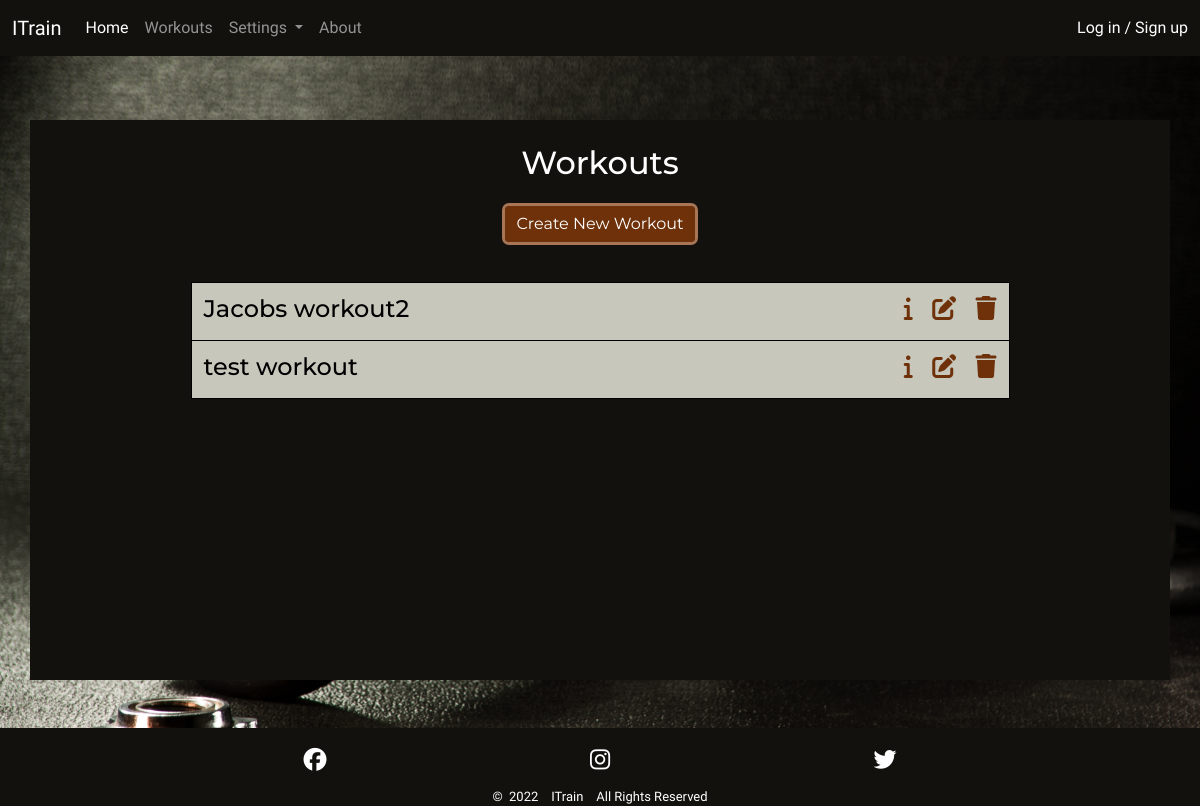
The page /workouts/ on the database as committed earlier.
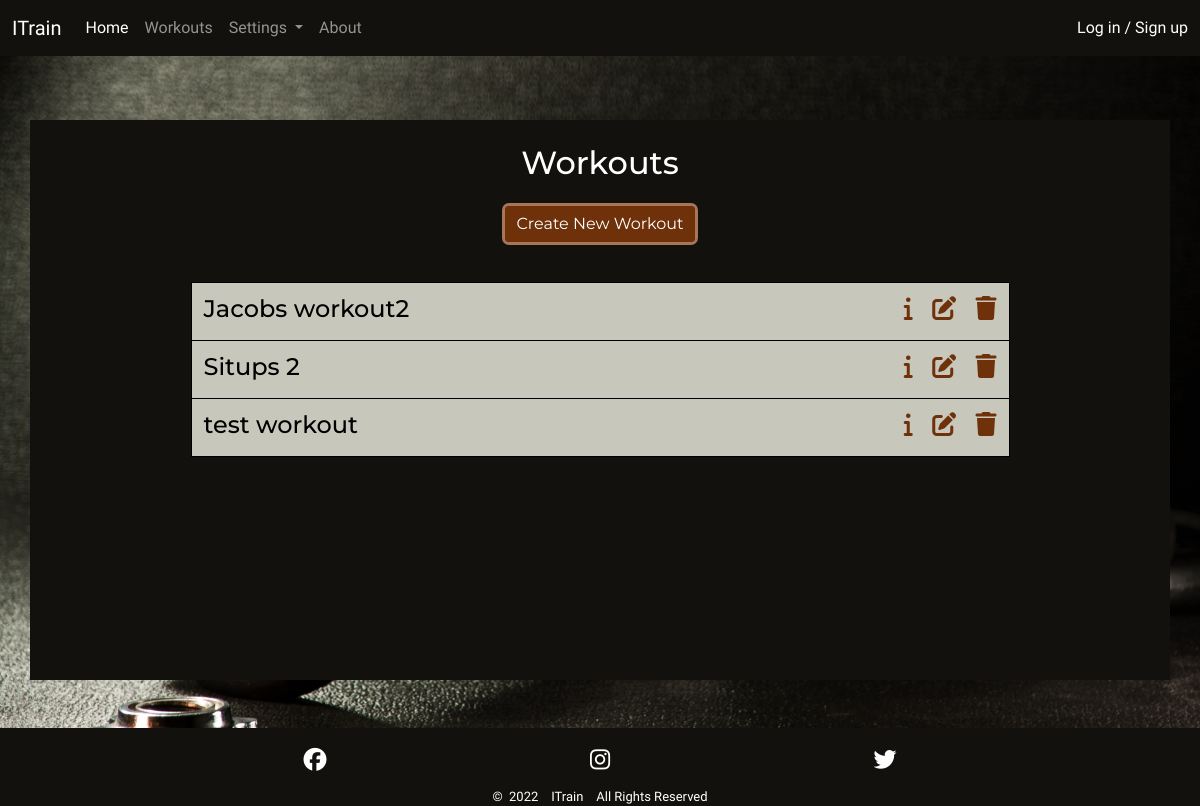
The same page on the database as committed later.
### main/models.py (models this page shows, shortened)
class Workout(models.Model):
    name = models.CharField(max_length=30, unique=True, null=False,
                            blank=False,
                            error_messages={'unique':
                                            'The Workout name is not unique'})
    description = models.TextField(max_length=200, blank=True)
    class Meta:
        ordering = ['name']

### main/views.py (the view)
# urls.py: path('workouts/', WorkoutList.as_view(), name='workouts'),
class WorkoutList(generic.ListView):
    model = Workout
    template_name = 'main/workouts.html'
    paginate_by = 50

### main/templates/main/workouts.html (shortened to what this page needs)
{% extends 'base.html' %}
{% load static %}
{% block content %}
<div class="jumbotron container p1 p-sm-2 mt-md-3">
  <div class="jumbotron-head justify-content-center text-center mt-3">
    <h2 class="mb-4">Workouts</h2>
    <a href="{% url 'create_workout'%}">
      <button type="button" class="btn btn-primary">Create New Workout</button>
    </a>
  </div>
  <div class="container-md content-list-container p-sm-4 mt-3 gy-4 dark-clr">
    <div class="row session-workout content-list row-cols-1">
      {% for workout in workout_list %}
      <div class="col-6 grid-col2">
        <h4>{{ workout.name }}</h4>
      </div>
      <div class="col-6 grid-col2">
        <h4 class="end">
          {% if workout.description != '' %}
          <a class="med-dark-clr" data-bs-toggle="collapse" href="#collapseWorkout{{ workout.id }}"
            aria-expanded="false" aria-controls="collapseWorkout{{ workout.id }}"><i
              class="fa-solid fa-info"></i></a>&nbsp;&nbsp;
          {% endif %}
          <a class="med-dark-clr" href="{% url 'edit_workout' workout.id %}"><i
              class="fa-solid fa-edit"></i></a>&nbsp;&nbsp;
          <a class="med-dark-clr" href="#delete-workout-{{ workout.id }}" data-bs-toggle="modal">
            <i class="fa-solid fa-trash"></i>
          </a>
        </h4>
      </div>
      {% empty %}
      <div class="col grid-col2 pt-3">
        <h4>You have no workouts to show</h4>
      </div>
      {% endfor %}
    </div>
  </div>
</div>
{% endblock %}

### templates/base.html (shortened to what this page needs)
{% load static %}
<!DOCTYPE html>
<html lang="en">
<head>
    <link href="https://cdn.jsdelivr.net/npm/bootstrap@5.1.3/dist/css/bootstrap.min.css" rel="stylesheet"
>
    <link rel="stylesheet" href="{% static 'css/style.css' %}">
</head>
<body class="flex">
    <header class="flex primary-header">
        <nav class="navbar navbar-expand-lg navbar-dark">
            <div class="container-fluid">
                <a class="navbar-brand" href="{% url 'home' %}">ITrain</a>
                <div class="collapse navbar-collapse" id="navbarToggler">
                    <ul class="navbar-nav me-auto mb-2 mb-lg-0">
                        <li class="nav-item">
                            <a class="nav-link active" aria-current="page" href="{% url 'home' %}">Home</a>
                        </li>
                        <li class="nav-item">
                            <a class="nav-link" href="{% url 'workouts' %}">Workouts</a>
                        </li>
                        <li class="nav-item dropdown">
                            <a class="nav-link dropdown-toggle" href="#" id="navbarScrollingDropdown" role="button"
                                data-bs-toggle="dropdown" aria-expanded="false">
                                Settings
                            </a>
                        </li>
                        <li class="nav-item">
                            <a class="nav-link" href="#">About</a>
                        </li>
                    </ul>
                    {% if user.is_authenticated %}
                    <span class="navbar-text">
                        Logged in as {{ user.username }} | <a href="{% url 'logout' %}">Log out</a>
                    </span>
                    {% else %}
                    <span class="navbar-text">
                        <a href="{% url 'login' %}">Log in / Sign up</a>
                    </span>
                    {% endif %}
                </div>
            </div>
        </nav>
    </header>
    <section class="mt-sm-5 mb-sm-5">
        {% block content %}
        {% endblock %}
    </section>
    <footer>
        <div class="container">
            <div class="row justify-content-center">
                <div class="col-md-9 text-center mt-3">
                    <div class="row mb-2 social-links">
                        <div class="col-4">
                            <a href="https://www.facebook.com/" target="_blank" rel="noopener"
                                aria-label="Link to ITrain's Facebook page"><span><i
                                        class="fa-brands fa-facebook light-clr"></i></span></a>
                        </div>
                        <div class="col-4">
                            <a href="https://www.instagram.com/" target="_blank" rel="noopener"
                                aria-label="Link to ITrain's Instagram page"><span><i
                                        class="fa-brands fa-instagram light-clr"></i></span></a>
                        </div>
                        <div class="col-4">
                            <a href="https://www.twitter.com/" target="_blank" rel="noopener"
                                aria-label="Link to ITrain's Twitter page"><span><i
                                        class="fa-brands fa-twitter light-clr"></i></span></a>
                        </div>
                    </div>
                </div>
                <div class="copyright col-md-9 text-center">
                    <p class="mb-0">&copy;&nbsp; 2022 &nbsp;&nbsp; ITrain &nbsp;&nbsp; All Rights
                        Reserved</p>
                </div>
            </div>
        </div>
    </footer>
</body>
</html>

### static/css/style.css (style rules this page uses)
body { font-family: 'IM Fell English', serif; color: white; min-height: 100vh; display: flex; flex-direction: column; justify-content: flex-start; background: url('../images/dumbell.jpg'); overflow-x: hidden; -webkit-background-size: cover; -moz-background-size: cover; -o-background-size: cover; background-size: cover; }
.end { float: right; }
.dark-clr { color: black; }
.light-clr { color: white; }
.med-dark-clr { color: #6F310A; }
a { text-decoration: none; }
.btn { outline: solid #A87556; color: white; background-color: #6F310A; border: none; box-shadow: 0 0 0 0; }
section { color: black; font-family: 'Montserrat', sans-serif; min-height: 70%; min-height: -webkit-calc(100% - 186px); min-height: -moz-calc(100% - 186px); min-height: calc(100% - 186px); }
.navbar { background-color: #12110D; }
footer { background-color: #12110D; margin-top: auto; }
.social-links a { font-size: 23px; }
.copyright { font-size: small; }
.jumbotron { background-color: #12110D; color: white; min-height: 70vh; }
.content-list-container { width: 75%; }
.content-list { background-color: #C7C7BC; border: solid 1px black; }
ul { height: 100%; padding: 0px 5px 0px 20px; padding-inline-start: 5px; }
li { list-style-type: none; margin: 0; padding: 0; }
.session-workout { margin-bottom: 1.5rem; }
.grid-col2 { padding-top: 0.75rem; padding-bottom: 0.5rem; }
.session-workout .grid-col2 { border-top: solid 1px black; }
.session-workout .grid-col2:first-of-type, .session-workout .grid-col2:nth-of-type(2) { border-top: none; }

Rows that differ between the two databases and show on the page:
added Workout: name "Situps 2"
